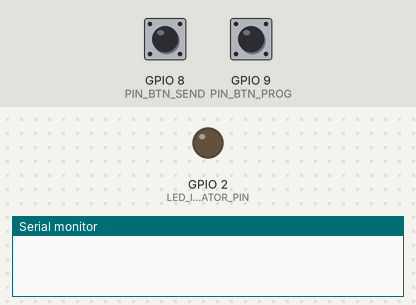
This sketch was run on a simulated ESP8266 (NodeMCU). Shown: output pins drawn as LEDs (lit = HIGH), the last lines printed to the serial monitor. The inputs (shaded band) are chosen by the test bench; at power-on: GPIO 8 (PIN_BTN_SEND) HIGH, GPIO 9 (PIN_BTN_PROG) HIGH.

Above: at 1.3 s.
1.4 s: GPIO 8 (PIN_BTN_SEND) pulled LOW for 0.15 s
At 2.2 s:
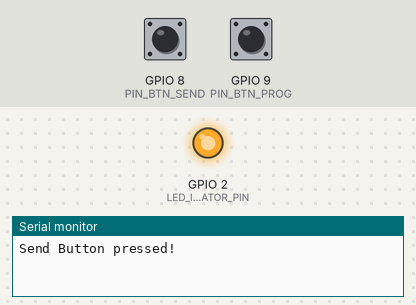
3.4 s: GPIO 9 (PIN_BTN_PROG) pulled LOW for 0.15 s
Timing chart, 0 to 6.4 s (numbered marks = the images above; inputs shaded):
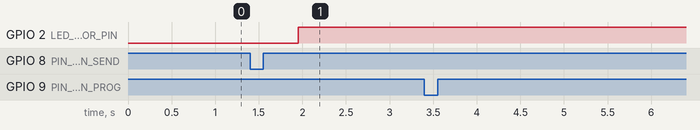

The sketch:

project_rf433_tx_programer.ino
```cpp
/*
   PIN CONNECTIONS

   GND  --> GND
   VCC  --> 5V
   DATA --> D7

   Send Button -> D8
   Program Button -> D9

*/
//= DEFINES ========================================================================================
#define PIN_RF_TX 7 // RF Transmiter on pin D7
#define PIN_BTN_SEND 8   // Send button on pin 8
#define PIN_BTN_PROG 9   // Program button on pin 9

#if defined(ESP8266)
// interrupt handler and related code must be in RAM on ESP8266, according to issue #46.
#define RECEIVE_ATTR ICACHE_RAM_ATTR
#define VAR_ISR_ATTR
#define HIGH 0x0
#define LOW  0x1
#endif

//= INCLUDES =======================================================================================
#include <RCSwitch.h>

//= CONSTANTS ======================================================================================
const int LED_INDICATOR_PIN = LED_BUILTIN;  // choose the pin for the LED

const int rf_pulse_length = 351;
const unsigned int rf_code_length = 24;
const unsigned int rf_repeat_count = 4;
const int rf_protocol = 1; // (default is 1, will work for most outlets)

//= VARIABLES ======================================================================================
static uint8_t lastBtnSendState = LOW;
static uint8_t lastBtnProgState = LOW;

unsigned long rf_code = 9037304;
//const unsigned long rf_code = 6145633;

unsigned long lastInterrupt;
bool is_programming = false;

RCSwitch rfTx = RCSwitch();

//==================================================================================================
void setup() {
  // Open serial communications and wait for port to open:
  Serial.begin(57600);
  // initialize digital pin LED_INDICATOR_PIN as an output.
  pinMode(LED_INDICATOR_PIN, OUTPUT);
  //----------------------------------------
  //
  rfTx.enableTransmit(PIN_RF_TX);
  //
  rfTx.setProtocol(rf_protocol);
  // set pulse length.
  rfTx.setPulseLength(rf_pulse_length);
  // set number of transmission repetitions.
  rfTx.setRepeatTransmit(rf_repeat_count);
  //----------------------------------------
  //
  pinMode(PIN_BTN_SEND, INPUT_PULLUP);
  lastBtnSendState = digitalRead(PIN_BTN_SEND);
  pinMode(PIN_BTN_PROG, INPUT_PULLUP);
  lastBtnProgState = digitalRead(PIN_BTN_PROG);
  //attachInterrupt(digitalPinToInterrupt(PIN_BTN_PROG), onProgramButtonPressed, FALLING);
  //
  delay(100);
}
//==================================================================================================
void loop() {
  if (isSendButtonPressed()) {
    Serial.println("Send Button pressed!");
    transmitRfCode(rf_code, rf_code_length);
  }

  if(isProgramButtonPressed()) {
    Serial.println("PROGRAM Button pressed!");
    readNewRfCodeFromSerial();
  }

  //Serial.println("*");
  delay(100);
}
//==================================================================================================
bool isSendButtonPressed() {
  uint8_t currentBtnSendState = digitalRead(PIN_BTN_SEND);
  if (currentBtnSendState != lastBtnSendState) {
    lastBtnSendState = currentBtnSendState;
    if (currentBtnSendState == HIGH) {
      return true;
    }
  }
  return false;
}
//==================================================================================================
bool isProgramButtonPressed() {
  uint8_t currentBtnState = digitalRead(PIN_BTN_PROG);
  if (currentBtnState != lastBtnProgState) {
    lastBtnProgState = currentBtnState;
    if (currentBtnState == HIGH) {
      return true;
    }
  }
  return false;
}
//==================================================================================================
void transmitRfCode(unsigned long code, unsigned int code_length) {
  digitalWrite(LED_INDICATOR_PIN, HIGH);
  rfTx.send(code, code_length);
  delay(100);
  digitalWrite(LED_INDICATOR_PIN, LOW);
}
//==================================================================================================
void onProgramButtonPressed() {
  if (millis() - lastInterrupt > 500) { // we set a 100ms no-interrupts window
    Serial.println("PROGRAM Button pressed!");
    //
    readNewRfCodeFromSerial();
    //
    delay(100);
    lastInterrupt = millis();
  }
}
//==================================================================================================
void readNewRfCodeFromSerial() {
    //
    Serial.println("Current config:");
    Serial.println(rf_code);
    Serial.println(rf_pulse_length);
    Serial.println(rf_code_length);
    Serial.println(rf_repeat_count);
    Serial.println(rf_protocol);
    //
    Serial.println("Enter the new RF433 code (e.g. 9037304):");
    //
    delay(100);
    while (Serial.available() == 0) {}
    //
    long new_rf_code = Serial.parseInt();
    //
    Serial.print("New RF433 code = ");
    Serial.println(new_rf_code);
    //
    rf_code = new_rf_code;
}
//==================================================================================================
```

Measured:
- after the input at 1.4 s, GPIO 2 (LED_INDICATOR_PIN): LOW → HIGH after 0.55 s
